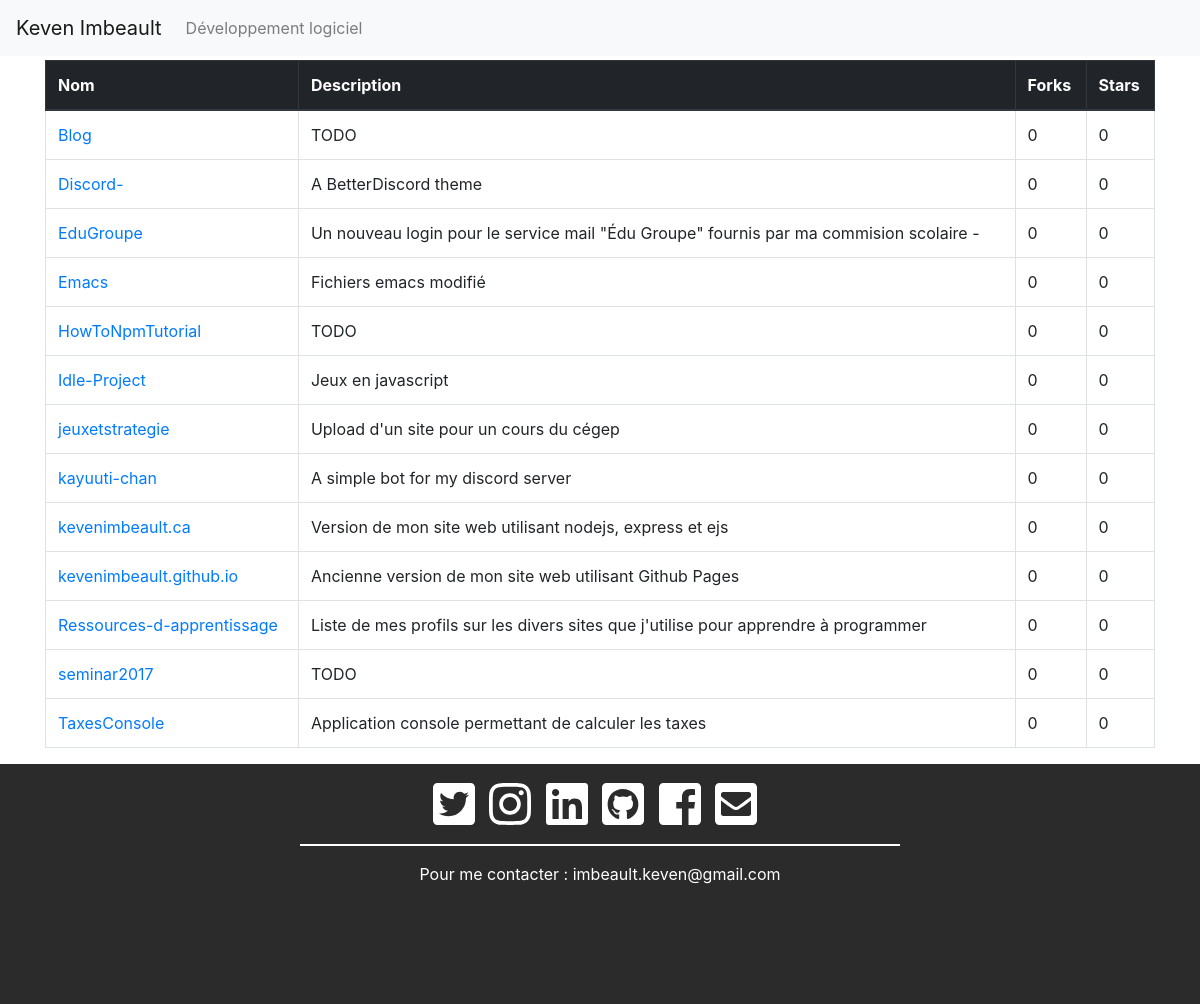
The page /developpement-logiciel on the database its author committed.
### Web_App/main.py (models this page shows)
class GITHUB(db.Model):
    NAME = db.Column('NAME', db.TEXT, primary_key = True)
    DESCRIPTION = db.Column(db.TEXT)
    LINK = db.Column(db.TEXT)
    FORKS = db.Column(db.INT)
    STARS = db.Column(db.INT)

### Web_App/main.py (the view)
@app.route('/developpement-logiciel')
def software():
    return render_template("software.html", repos = GITHUB.query.all(), page = 'Développement logiciel')

### Web_App/templates/software.html (shortened to what this page needs)
<!DOCTYPE html>
<html lang="fr">
<head>
</head>
<body>
    {% extends "template.html" %}
    {% block content %}
    <div class="container" style="padding-top:5%">
        <table id='dtBasicExample' class="table table-bordered">
            <thead class="thead-dark">
               <tr>
                  <th>Nom</th>
                  <th>Description</th>
                  <th>Forks</th>
                  <th>Stars</th>
               </tr>
            </thead>
            <tbody>
               {% for repo in repos %}
                  <tr>
                     <td><a href="{{ repo.LINK }}">{{ repo.NAME }}</a></td>
                     <td>{{ repo.DESCRIPTION }}</td>
                     <td>{{ repo.FORKS }}</td>
                     <td>{{ repo.STARS }}</td>
                  </tr>
               {% endfor %}
            </tbody>
         </table>
    </div>
{% endblock %}

### Web_App/templates/template.html (shortened to what this page needs)
<!DOCTYPE html>
<html lang="en" dir="ltr">
 <head>
   <link rel="stylesheet" href="{{ url_for('static', filename='css/template.css') }}">
   <link rel="stylesheet" href="https://maxcdn.bootstrapcdn.com/bootstrap/4.0.0/css/bootstrap.min.css">
   <link rel="stylesheet" type="text/css" href="https://cdn.datatables.net/v/bs4/dt-1.10.18/datatables.min.css"/>
</head>
 <body>
    <nav class="navbar bg-light fixed-top navbar-expand-lg navbar-light">
        <a class="navbar-brand" href="{{ url_for('home') }}">Keven Imbeault</a>
        <div class="collapse navbar-collapse" id="navbarSupportedContent">
          <ul class="navbar-nav mr-auto">
            <li class="nav-item">
              <a id="developpement-logiciel" class="nav-link" href="{{ url_for('software') }}">Développement logiciel</a>
            </li>
          </ul>
        </div>
    </nav>
    {% block content %}
    {% endblock %}
    <div class="Paneau_Fonce_Complet text-center">
      <div class="icones">
          <a href="https://twitter.com/KevenImbeault" class="twitter"><i class="fab fa-twitter-square fa-3x"></i></a>
          <a href="https://www.instagram.com/kevenimbeault/" class="instagram"><i class="fab fa-instagram fa-3x"></i></a>
          <a href="https://www.linkedin.com/in/keven-imbeault-180665111" class="linkedin"><i class="fab fa-linkedin fa-3x"></i></a>
          <a href=" https://github.com/KevenImbeault" class="github"><i class="fab fa-github-square fa-3x"></i></a>
          <a href="https://www.facebook.com/imbeault.keven" class="facebook"><i class="fab fa-facebook-square fa-3x"></i></a>
          <a href="mailto:contact@kevenimbeault.ca" class="mail"><i class="fas fa-envelope-square fa-3x"></i></a>
      </div>
      <div>
          <p class="ligne"></p>
          <p>Pour me contacter : imbeault.keven@gmail.com</p>
      </div>
  </div>
 </body>
</html>

### Web_App/static/css/template.css (style rules this page uses)
.Paneau_Fonce_Complet { height: 30vh; background-color: #2c2b2c; color: white; }
.icones { padding-top: 2vh; padding-bottom: 2vh; }
.icones a { padding-right: 10px; color: white; }
.ligne { border-bottom: 2px solid white; width: 50vw; margin-left:25vw; }

### rows shown on the page
GITHUB: NAME "Blog", DESCRIPTION "TODO", FORKS "0", STARS "0"
GITHUB: NAME "Discord-", DESCRIPTION "A BetterDiscord theme", FORKS "0", STARS "0"
GITHUB: NAME "EduGroupe", DESCRIPTION "Un nouveau login pour le service mail \"Édu Groupe\" fournis par ma commision scolaire -", FORKS "0", STARS "0"
GITHUB: NAME "Emacs", DESCRIPTION "Fichiers emacs modifié", FORKS "0", STARS "0"
GITHUB: NAME "HowToNpmTutorial", DESCRIPTION "TODO", FORKS "0", STARS "0"
GITHUB: NAME "Idle-Project", DESCRIPTION "Jeux en javascript", FORKS "0", STARS "0"
GITHUB: NAME "jeuxetstrategie", DESCRIPTION "Upload d'un site pour un cours du cégep", FORKS "0", STARS "0"
GITHUB: NAME "kayuuti-chan", DESCRIPTION "A simple bot for my discord server", FORKS "0", STARS "0"
GITHUB: NAME "kevenimbeault.ca", DESCRIPTION "Version de mon site web utilisant nodejs, express et ejs", FORKS "0", STARS "0"
GITHUB: NAME "kevenimbeault.github.io", DESCRIPTION "Ancienne version de mon site web utilisant Github Pages", FORKS "0", STARS "0"
GITHUB: NAME "Ressources-d-apprentissage", DESCRIPTION "Liste de mes profils sur les divers sites que j'utilise pour apprendre à programmer", FORKS "0", STARS "0"
GITHUB: NAME "seminar2017", DESCRIPTION "TODO", FORKS "0", STARS "0"
GITHUB: NAME "TaxesConsole", DESCRIPTION "Application console permettant de calculer les taxes", FORKS "0", STARS "0"
